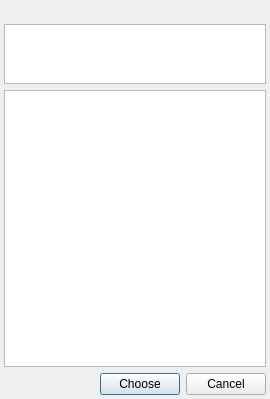
<?xml version="1.0" encoding="UTF-8"?>
<ui version="4.0">
 <class>customStatusDialogClass</class>
 <widget class="QDialog" name="customStatusDialogClass">
  <property name="geometry">
   <rect>
    <x>0</x>
    <y>0</y>
    <width>270</width>
    <height>399</height>
   </rect>
  </property>
  <property name="windowTitle">
   <string>Choose your mood</string>
  </property>
  <property name="windowIcon">
   <iconset>
    <normaloff>:/icons/crystal_project/statuses.png</normaloff>:/icons/crystal_project/statuses.png</iconset>
  </property>
  <layout class="QVBoxLayout" name="verticalLayout">
   <property name="margin">
    <number>4</number>
   </property>
   <item>
    <widget class="QLabel" name="captionEdit">
     <property name="font">
      <font>
       <weight>75</weight>
       <bold>true</bold>
      </font>
     </property>
     <property name="text">
      <string/>
     </property>
    </widget>
   </item>
   <item>
    <widget class="QTextEdit" name="awayEdit">
     <property name="maximumSize">
      <size>
       <width>16777215</width>
       <height>60</height>
      </size>
     </property>
     <property name="verticalScrollBarPolicy">
      <enum>Qt::ScrollBarAlwaysOff</enum>
     </property>
     <property name="horizontalScrollBarPolicy">
      <enum>Qt::ScrollBarAlwaysOff</enum>
     </property>
    </widget>
   </item>
   <item>
    <widget class="QListWidget" name="iconList">
     <property name="showDropIndicator" stdset="0">
      <bool>false</bool>
     </property>
     <property name="dragDropMode">
      <enum>QAbstractItemView::NoDragDrop</enum>
     </property>
     <property name="movement">
      <enum>QListView::Static</enum>
     </property>
     <property name="spacing">
      <number>5</number>
     </property>
     <property name="viewMode">
      <enum>QListView::IconMode</enum>
     </property>
    </widget>
   </item>
   <item>
    <layout class="QHBoxLayout" name="horizontalLayout">
     <item>
      <spacer name="horizontalSpacer">
       <property name="orientation">
        <enum>Qt::Horizontal</enum>
       </property>
       <property name="sizeHint" stdset="0">
        <size>
         <width>40</width>
         <height>20</height>
        </size>
       </property>
      </spacer>
     </item>
     <item>
      <widget class="QPushButton" name="chooseButton">
       <property name="text">
        <string>Choose</string>
       </property>
       <property name="icon">
        <iconset>
         <normaloff>:/icons/crystal_project/apply.png</normaloff>:/icons/crystal_project/apply.png</iconset>
       </property>
      </widget>
     </item>
     <item>
      <widget class="QPushButton" name="cancelButton">
       <property name="text">
        <string>Cancel</string>
       </property>
       <property name="icon">
        <iconset>
         <normaloff>:/icons/crystal_project/cancel.png</normaloff>:/icons/crystal_project/cancel.png</iconset>
       </property>
      </widget>
     </item>
    </layout>
   </item>
  </layout>
 </widget>
 <layoutdefault spacing="6" margin="11"/>
 <resources>
  <include location="../../../qutim.qrc"/>
 </resources>
 <connections>
  <connection>
   <sender>cancelButton</sender>
   <signal>clicked()</signal>
   <receiver>customStatusDialogClass</receiver>
   <slot>reject()</slot>
   <hints>
    <hint type="sourcelabel">
     <x>170</x>
     <y>260</y>
    </hint>
    <hint type="destinationlabel">
     <x>194</x>
     <y>260</y>
    </hint>
   </hints>
  </connection>
 </connections>
</ui>
